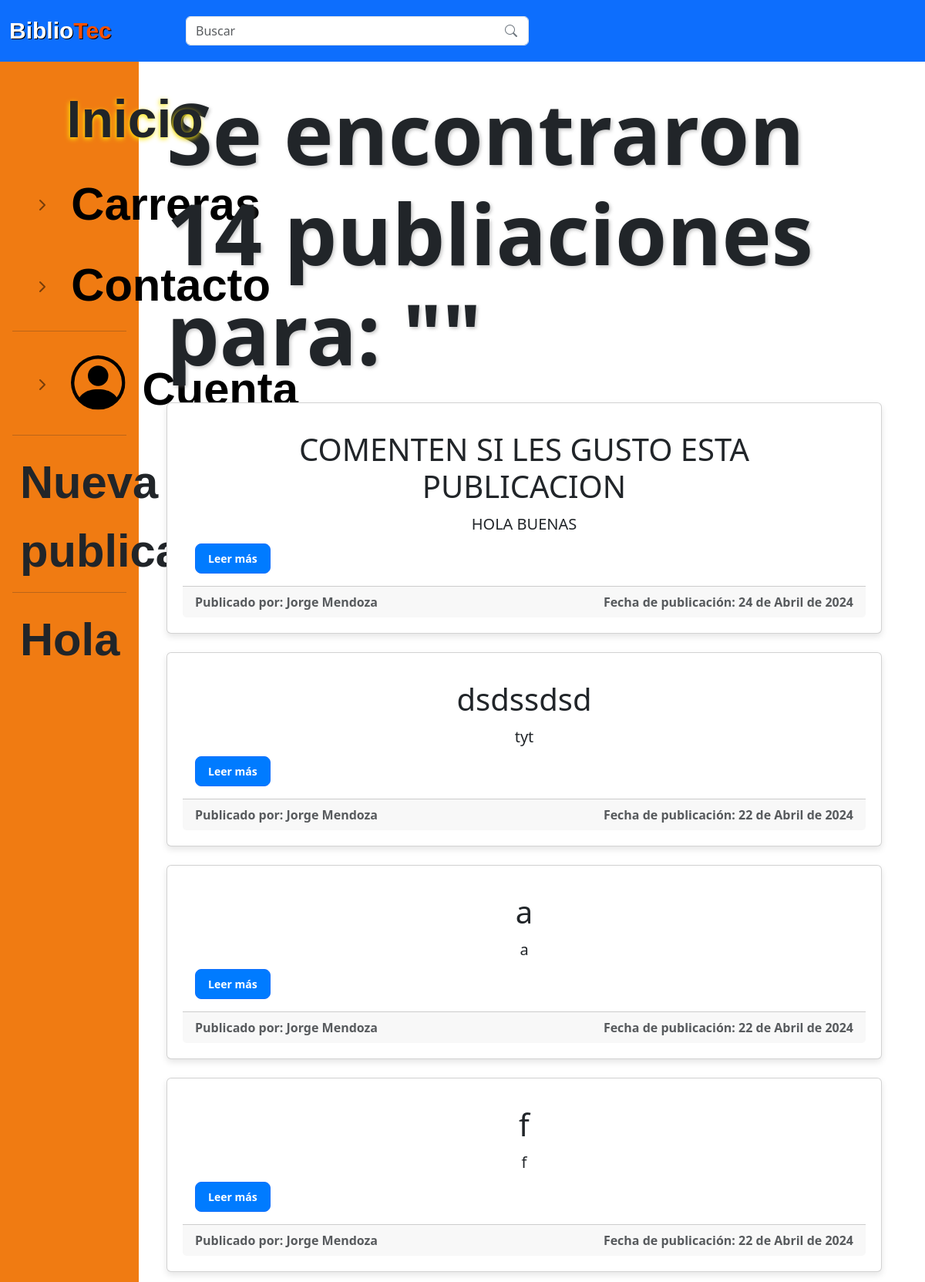
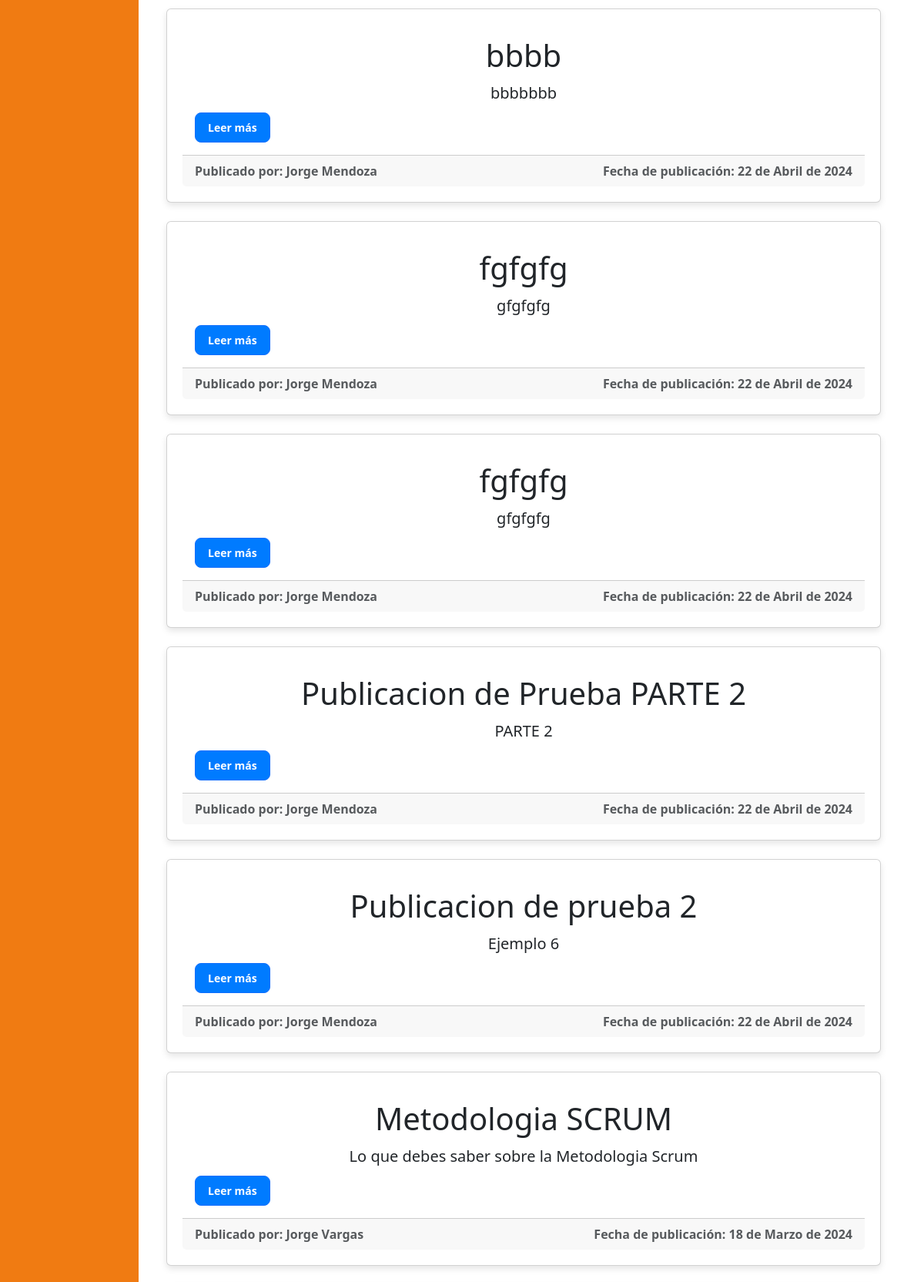
The page /administracion/general_search.php (signed in, upper part) on the database its author committed (2 pictures, top to bottom).
### tables this page shows
CREATE TABLE IF NOT EXISTS `publicacion` (
  `idPub` int NOT NULL AUTO_INCREMENT,
  `id_Usuario` int NOT NULL,
  `titulo_Pub` varchar(50) NOT NULL,
  `fecha_Pub` date NOT NULL,
  `descrip_Pub` text NOT NULL,
  `calif_Pub` decimal(10,0) NOT NULL,
  `carrera_Pub` varchar(45) NOT NULL,
  `materia_Pub` varchar(60) NOT NULL,
  `tipo_pub` varchar(45) NOT NULL,
  `archivo_Pub` varchar(100) NOT NULL,
  `estado_Pub` tinyint(1) NOT NULL,
  PRIMARY KEY (`idPub`),
  KEY `fk_Publicacion_Usuario1_idx` (`id_Usuario`)
);

CREATE TABLE IF NOT EXISTS `usuario` (
  `idUsuario` int NOT NULL AUTO_INCREMENT,
  `nom_Us` varchar(50) NOT NULL,
  `apell_Us` varchar(50) NOT NULL,
  `carrera_Us` varchar(70) NOT NULL,
  `semestre_Us` varchar(50) NOT NULL,
  `correo_Us` varchar(100) NOT NULL,
  `contra_Us` varchar(60) NOT NULL,
  PRIMARY KEY (`idUsuario`),
  KEY `carrera_Us` (`carrera_Us`)
);

### php/functions.php (called while the page is built, shortened)
<?php
class functions
{
    public static function convertirFecha($fecha)
    {
        $fecha_timestamp = strtotime($fecha);
        $hoy = strtotime('today');
        $ayer = strtotime('yesterday');
        if ($fecha_timestamp >= $hoy) {
            return 'Hoy';
        }
        elseif ($fecha_timestamp >= $ayer) {
            return 'Ayer';
        }
        else {
            $diferencia = floor((time() - $fecha_timestamp) / (60 * 60 * 24));
            if ($diferencia <= 7) {
                return "Hace $diferencia días";
            } else {
                return self::fechaCompleta($fecha);
            }
        }
    }
    private static function fechaCompleta($fecha)
    {
        $fecha = new DateTime($fecha);
        $fecha = $fecha->format('d-m-Y');
        $dateArr = explode("-", $fecha);
        $dateArr[1] = self::mes($dateArr[1]);
        $fechaN = implode(" de ", $dateArr);
        return $fechaN;
    }
    private static function mes($month)
    {
        switch ($month) {
            case '03':
                return 'Marzo';
                break;
            case '04':
                return 'Abril';
                break;
        }
    }
    public static function conversionTexto($numResultados, $typeR)
    {
        if ($typeR == "P") {
            if ($numResultados == 0) {
                return "Publicaciones encontradas ";
            } elseif ($numResultados > 1) {
                return "Se encontraron $numResultados publiaciones ";
            } else {
                return "Se encontró $numResultados publiación ";
            }
        } else {
            if ($numResultados < 1) {
                return "Usuarios encontrados ";
            }
            elseif ($numResultados > 1) {
                return "Se encontraron $numResultados usuarios ";
            } else {
                return "Se encontró $numResultados usuario ";
            }
        }
    }
}

### administracion/general_search.php (the view, shortened to what this page needs)
<?php
include('../php/functions.php');
$link = include('../php/conexion.php');
if ($_SERVER["REQUEST_METHOD"] === "GET") {
    $searchTerm = $_GET["dataSearch"];
    $consultaPublicaciones = "SELECT p.*, u.nom_Us, u.apell_Us FROM publicacion p
                              JOIN usuario u ON p.id_Usuario = u.idUsuario
                              WHERE p.titulo_Pub LIKE '%$searchTerm%'
                              OR u.nom_Us LIKE '%$searchTerm%'
                              OR u.apell_Us LIKE '%$searchTerm%'
                              OR p.idPub IN (
                                  SELECT idPub FROM tag_publicacion WHERE nombreTag LIKE '%$searchTerm%'
                              )
                              ORDER BY p.idPub DESC";
    $resultPublicaciones = mysqli_query($link, $consultaPublicaciones);
    $numResultadosPublicaciones = mysqli_num_rows($resultPublicaciones);
}
?>
<!DOCTYPE html>
<html lang="es">
<head>
    <link rel="stylesheet" href="../css/normalizar.css">
    <link rel="stylesheet" href="../css/estilos.css">
    <link rel="stylesheet" href="../css/hover-min.css">
    <link rel="stylesheet" href="../css/animate.css">
    <link rel="stylesheet" href="../css/sidebars.css">
    <link rel="stylesheet" href="https://cdnjs.cloudflare.com/ajax/libs/animate.css/4.1.1/animate.min.css" />
    <link href="https://cdn.jsdelivr.net/npm/bootstrap@5.3.3/dist/css/bootstrap.min.css" rel="stylesheet">
    <link rel="stylesheet" href="https://cdn.jsdelivr.net/npm/bootstrap-icons@1.11.3/font/bootstrap-icons.min.css">
</head>
<body>
    <header class="bg-primary py-2">
        <div class="container d-flex align-items-center">
            <div class="logo">
                <h4 class="mb-0"><b><span class="col-1">Biblio</span><span class="col-2">Tec</span></h4>
            </div>
            <form action="general_search.php" method="GET" id="searchForm" class="position-relative search-field">
                <input id="searchInput" name="dataSearch" class="form-control me-2" type="search" autocomplete="off" required placeholder="Buscar" aria-label="Search">
                <button id="searchButton" type="button">
                    <i class="bi bi-search search-icon"></i>
                </button>
            </form>
    </header>
    <div class="container-fluid">
        <div class="row">
            <div class="flex-shrink-0 p-3" style="width: 15%; background-color: #F07B12;">
                <ul class="list-unstyled" id="menu-lateral">
                    <li class="mb-2 mt-2">
                        <a class="nav-link align-items-center" href="home.php" id="letrabar" style="filter: drop-shadow(-1px 2px 3px rgb(255, 231, 9));">Inicio</a>
                    </li>
                    <li class="mb-1">
                        <button class="btn btn-toggle d-inline-flex align-items-center rounded border-0 collapsed" id="letrabardos" data-bs-toggle="collapse" data-bs-target="#dashboard-collapse" aria-expanded="false" style="color: black; font-weight: bold;">
                            Carreras
                        </button>
                    </li>
                    <li class="mb-1">
                        <button class="btn btn-toggle d-inline-flex align-items-center rounded border-0 collapsed" id="letrabardos" data-bs-toggle="collapse" data-bs-target="#contacto-collapse" aria-expanded="false" style="color: black; font-weight: bold;">
                            Contacto
                        </button>
                    </li>
                    <hr class="my-2">
                    <li class="mb-1">
                        <button class="btn btn-toggle d-inline-flex align-items-center rounded border-0 collapsed" id="letrabardos" data-bs-toggle="collapse" data-bs-target="#cuenta-collapse" aria-expanded="false" style="color: black; font-weight: bold;">
                            <svg class="bi pe-none" width="1.3vmax" height="1.3vmax">
                                <use xlink:href="#people-circle" />
                            </svg>
                            <span style="margin-top:0.3vmax; margin-left: 0.4vmax;">Cuenta</span>
                        </button>
                    </li>
                    <hr class="my-2">
                    <li class="mb-1 mt-3">
                        <a class="nav-link align-items-center" name="fade" href="publicacion/publicar.php" id="letrabardos" style="margin-left:10px">Nueva publicación</a>
                    </li>
                    <hr class="my-2">
                    <li class="mb-1 mt-3">
                        <a class="nav-link align-items-center" href="#" id="letrabardos" style="margin-left:10px"><?php echo "Hola " . $_SESSION['nombre'] . " " . $_SESSION['apellido'] ?></a>
                    </li>
                </ul>
            </div>
            <main role="main" class="col-md-9 ml-sm-auto col-lg-10 px-4">
                <div class="container mt-3">
                    <h2 style="user-select: none;font-size: 2vmax;text-shadow: 2px 2px 4px rgba(114, 114, 114, 0.4); margin-top: 0.5vmax;"><b><?php echo functions::conversionTexto($numResultadosPublicaciones, "P") . "para: \"$searchTerm\"" ?></b></h2>
                    <?php if (mysqli_num_rows($resultPublicaciones) > 0) : ?>
                        <?php while ($fila = mysqli_fetch_array($resultPublicaciones)) : ?>
                            <div class="publicacion mt-4 card mb-4">
                                <div class="card-body">
                                    <h3 class="card-title display-6"><b><?php echo $fila['titulo_Pub']; ?></b></h3>
                                    <p class="card-text lead"><?php echo $fila['descrip_Pub']; ?></p>
                                    <a name="fade" href="../publicacion/publicacion_detalle.php?id=<?php echo $fila['idPub']; ?>" class="btn btn-primary btn-sm"><b>Leer más</b></a>
                                </div>
                                <div class="card-footer d-flex text-muted justify-content-between align-items-end">
                                    <span class="card-text comment-date mb-0">Publicado por: <?php echo $fila['nom_Us'] . " " . $fila['apell_Us']; ?></span>
                                    <span class="card-text comment-date mb-0">Fecha de publicación: <?php echo functions::convertirFecha($fila['fecha_Pub']); ?></span>
                                </div>
                            </div>
                        <?php endwhile; ?>
                    <?php else : ?>
                        <div class="alert alert-warning" role="alert">
                            No se encontraron publicaciones.
                        </div>
                    <?php endif; ?>
                </div>
            </main>
        </div>
    </div>
</body>
</html>

### css/normalizar.css (style rules this page uses)
html { line-height: 1.15; -webkit-text-size-adjust: 100%; }
body { margin: 0; }
main { display: block; }
hr { box-sizing: content-box; height: 0; overflow: visible; }
a { background-color: transparent; }
b, strong { font-weight: bolder; }
button, input, optgroup, select, textarea { font-family: inherit; font-size: 100%; line-height: 1.15; margin: 0; }
button, input { overflow: visible; }
button, select { text-transform: none; }
button, [type="button"], [type="reset"], [type="submit"] { -webkit-appearance: button; }
[type="search"] { -webkit-appearance: textfield; outline-offset: -2px; }

### css/estilos.css (style rules this page uses)
.logo { width: 55px; text-decoration: none; display: flex; align-items: center; text-decoration: none; }
.logo h4 { font-family: 'Agrandir', sans-serif; font-size: 30px; margin: 0; color: white; text-shadow: 1px 1px 0 black; margin-left: 5px; user-select: none; }
.logo h4 .col-1 { color: white; }
.logo h4 .col-2 { color: #FA5000 }
.search-field { width: 30em; margin-left: 30%; }
.search-icon { position: absolute; right: 50px; top: 50%; transform: translateY(-50%); color: #6c757d; }
#searchForm { display: flex; align-items: center; }
#searchInput { flex: 1; margin-right: 5px; }
#searchButton { background: none; border: none; cursor: pointer; margin-left: 15px; }
.publicacion { margin-bottom: 20px; border-radius: 12px; box-shadow: 0 4px 8px rgba(0, 0, 0, 0.1); background-color: #fff; padding: 20px; }
.publicacion h3 { text-align: center; margin-bottom: 10px; }
.publicacion p { text-align: center; margin-bottom: 10px; }
.publicacion a { display: inline-block; background-color: #007bff; color: #fff; padding: 8px 16px; border-radius: 8px; text-decoration: none; transition: all 0.3s ease; }
.form-control { border-bottom: 1px solid transparent; }

### css/sidebars.css (style rules this page uses)
.btn-toggle::before { width: 1.25em; line-height: 0; transition: transform .35s ease; transform-origin: .5em 50%; }
.bi { vertical-align: -.125em; fill: currentColor; }
#letrabar { font-family: 'Agrandir', sans-serif; font-size: 1.25vmax; margin-left: 1.3vmax; font-weight: 800; }
#letrabardos { font-family: 'Agrandir', sans-serif; font-size: 1.1vmax; margin-left: -7%; font-style:inherit; }

### rows shown on the page
publicacion: titulo_Pub "COMENTEN SI LES GUSTO ESTA PUBLICACION", descrip_Pub "HOLA BUENAS", id_Usuario.nom_Us "Jorge", id_Usuario.apell_Us "Mendoza", fecha_Pub "24 de Abril de 2024"
publicacion: titulo_Pub "dsdssdsd", descrip_Pub "tyt", id_Usuario.nom_Us "Jorge", id_Usuario.apell_Us "Mendoza", fecha_Pub "22 de Abril de 2024"
publicacion: titulo_Pub "a", descrip_Pub "a", id_Usuario.nom_Us "Jorge", id_Usuario.apell_Us "Mendoza", fecha_Pub "22 de Abril de 2024"
publicacion: titulo_Pub "f", descrip_Pub "f", id_Usuario.nom_Us "Jorge", id_Usuario.apell_Us "Mendoza", fecha_Pub "22 de Abril de 2024"
publicacion: titulo_Pub "bbbb", descrip_Pub "bbbbbbb", id_Usuario.nom_Us "Jorge", id_Usuario.apell_Us "Mendoza", fecha_Pub "22 de Abril de 2024"
publicacion: titulo_Pub "fgfgfg", descrip_Pub "gfgfgfg", id_Usuario.nom_Us "Jorge", id_Usuario.apell_Us "Mendoza", fecha_Pub "22 de Abril de 2024"
publicacion: titulo_Pub "fgfgfg", descrip_Pub "gfgfgfg", id_Usuario.nom_Us "Jorge", id_Usuario.apell_Us "Mendoza", fecha_Pub "22 de Abril de 2024"
publicacion: titulo_Pub "Publicacion de Prueba PARTE 2", descrip_Pub "PARTE 2", id_Usuario.nom_Us "Jorge", id_Usuario.apell_Us "Mendoza", fecha_Pub "22 de Abril de 2024"
publicacion: titulo_Pub "Publicacion de prueba 2", descrip_Pub "Ejemplo 6", id_Usuario.nom_Us "Jorge", id_Usuario.apell_Us "Mendoza", fecha_Pub "22 de Abril de 2024"
publicacion: titulo_Pub "Metodologia SCRUM", descrip_Pub "Lo que debes saber sobre la Metodologia Scrum", id_Usuario.nom_Us "Jorge", id_Usuario.apell_Us "Vargas", fecha_Pub "18 de Marzo de 2024"

### other values the page prints
functions::conversionTexto($numResultadosPublicaciones, "P") "Se encontraron 14 publiaciones"
